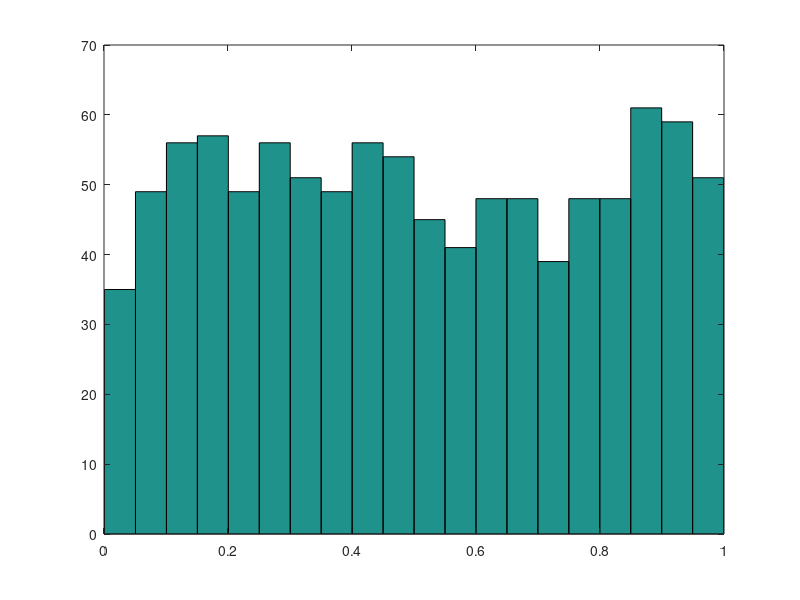

Source code (MATLAB): (Note: this script raises an error after producing the figure.)
function density_demo()
figure(2001)
clf
data = rand(1,1000);
%data = [0.5];
hist(data,20);
hold on
bins = -0.2:0.02:1.2;
tic
dens = gdensity(data,bins,0.05);
toc
sum(dens)
plot(bins,dens,'r','linewidth',1.5)

